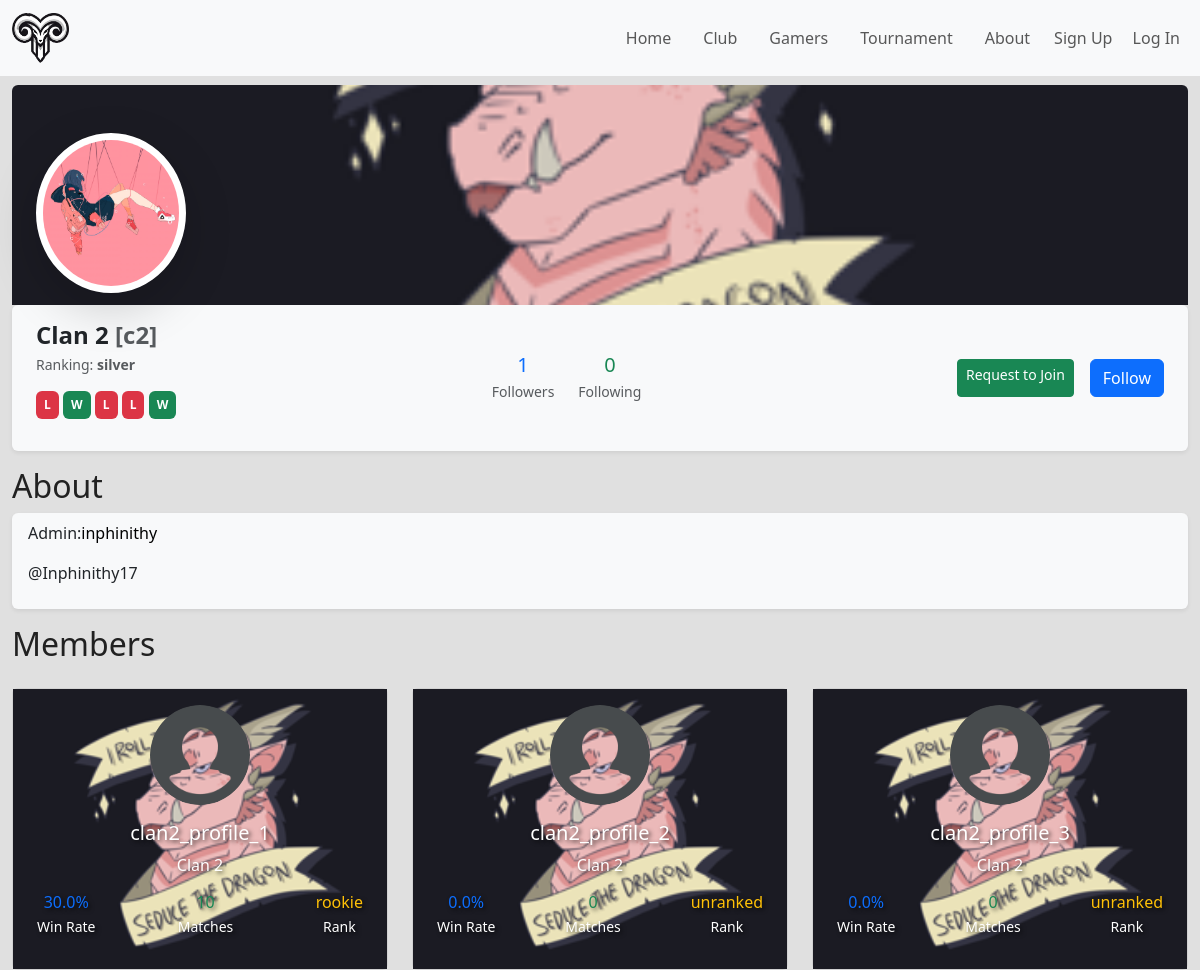
/clubs/clan_view/13/ (upper part), run on an earlier commit of the app's database.
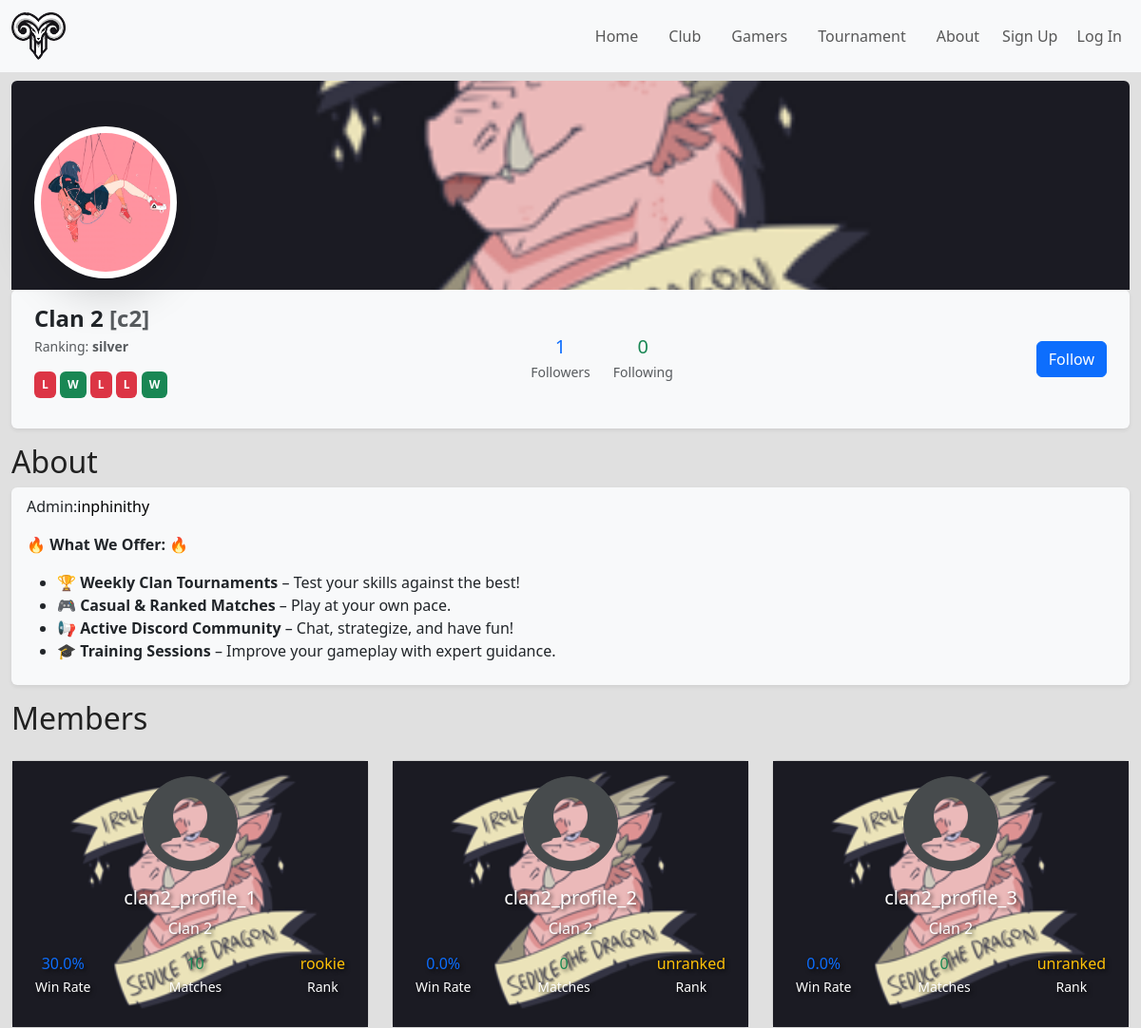
And on a later commit of the database.
### clubs/models.py (models this page shows, shortened)
class Clans(models.Model):
    clan_name = models.CharField(max_length=255)
    clan_tag = models.CharField(max_length=10)
    email = models.EmailField()
    password = models.CharField(max_length=128)
    clan_description = models.TextField()
    clan_logo = models.ImageField(default="areis-1.png",upload_to='clan_logos')
    clan_profile_pic = models.ImageField(default="areis-2.jpg",upload_to='clan_profile')
    clan_website = models.URLField(blank=True, null=True)
    date_joined = models.DateTimeField(auto_now_add=True)
    primary_game = models.CharField(max_length=255, blank=True, null=True) #which games they mainly play
    other_games = models.CharField(max_length=255, blank=True, null=True)
    country = models.CharField(max_length=50)
    social_links = models.JSONField(blank=True, null=True)
    is_recruiting = models.BooleanField(default=False)
    recruitment_requirements = models.TextField(blank=True, null=True)
    created_by = models.ForeignKey(User, on_delete=models.CASCADE, null=True, blank=True)
    class Meta:
        verbose_name = "Clan"
        verbose_name_plural = "Clans"

class ClanStats(models.Model):
    clan = models.OneToOneField(Clans, on_delete=models.CASCADE,related_name='stat')
    total_matches = models.IntegerField(default=0, editable=False)
    win_rate = models.FloatField(default=0.0, editable=False)
    wins = models.IntegerField(default=0)
    losses = models.IntegerField(default=0)
    draws = models.IntegerField(default=0)
    RANK_CHOICES = [('bronze', 'Bronze'),('silver', 'Silver'),('gold', 'Gold'),('platinum', 'Platinum'),('diamond', 'Diamond'),('master', 'Master'),('grandmaster', 'Grandmaster'),('champion', 'Champion'),('invincible', 'Invincible'),]
    ranking = models.CharField(max_length=20,choices=RANK_CHOICES,blank=True,null=True,editable=False)
    player_scored = models.IntegerField(default=0)
    player_conceeded = models.IntegerField(default=0)
    gd = models.IntegerField(default=0)
    gf = models.IntegerField(default=0)
    ga = models.IntegerField(default=0)
    average_team_score = models.FloatField(default=0.0, editable=False)
    achievements = models.JSONField(blank=True, null=True)
    elo_rating = models.FloatField(default=1200, editable=False)
    match_data = models.JSONField(blank=True, null=True, default=dict)
    def get_json_file_path(self):
        directory = os.path.join(settings.MEDIA_ROOT, 'match_data')
        os.makedirs(directory, exist_ok=True)
        return os.path.join(directory, f'clan_match_data_{self.pk}.json')
    def load_match_data_from_file(self):
        file_path = self.get_json_file_path()
        if os.path.exists(file_path) and os.path.getsize(file_path) > 0:
            with open(file_path, 'r') as json_file:
                try:
                    return json.load(json_file)
                except json.JSONDecodeError:
                    return {}
        return {}

### users/models.py (models this page shows, shortened)
class Profile(models.Model):
    ROLE_CHOICES = [('admin', 'Admin'),('captain', 'Captain'),('member', 'Member'),]
    user = models.OneToOneField(User, on_delete=models.CASCADE)
    clan = models.ForeignKey(Clans, null=True, blank=True, on_delete=models.SET_NULL, related_name="members")
    social_links = models.JSONField(blank=True, null=True)
    profile_picture = models.ImageField(default="default.jpg",upload_to='profile_pics')
    role = models.CharField(max_length=100,choices=ROLE_CHOICES, blank=True, null=True)
    is_organizer =  models.BooleanField(default=False)

class PlayerStats(models.Model):
    user_profile = models.OneToOneField(Profile, on_delete=models.CASCADE, related_name='stats')
    achievements = models.JSONField(blank=True, null=True)
    RANK_CHOICES = [('rookie', 'Rookie'),('prodigy', 'Prodigy'),('veteran', 'Veteran'),('legend', 'Legend'),('superstar', 'Superstar'),('elite', 'Elite'),('mvp', 'MVP'),('world_class', 'World-Class'),]
    rank = models.CharField(max_length=20,choices=RANK_CHOICES,default="Unranked",null=True,editable=False)
    games_played = models.IntegerField(default=0)
    win_rate = models.FloatField(default=0.0)
    total_wins = models.IntegerField(default=0)
    total_losses = models.IntegerField(default=0)
    total_draws = models.IntegerField(default=0)
    gd = models.IntegerField(default=0)
    gf = models.IntegerField(default=0)
    ga = models.IntegerField(default=0)
    elo_rating = models.FloatField(default=1200, editable=False)
    season = models.CharField(max_length=20, default="2025")
    match_data = models.JSONField(blank=True, null=True, default=dict)

### clubs/views.py (the view)
# urls.py: path('clan_view/<int:clan_id>/', views.club_view, name='clan_details'),
def club_view(request, clan_id):
    clan = get_object_or_404(Clans, id=clan_id)  # Fetch the clan or return a 404 error if not found
    clan_stats = get_object_or_404(ClanStats, id=clan_id)  # Fetch the clan's stats
    match_data = clan_stats.load_match_data_from_file()
    clan.clan_description = mark_safe(markdown.markdown(clan.clan_description))  # Load match data from the JSON file
    followed_type = ContentType.objects.get_for_model(Clans)
    followed_type = ContentType.objects.get_for_model(Clans)
    follow_data = Follow.objects.filter(followed_type=followed_type, followed_id=clan_id).aggregate(followers=Count('id'),
following=Count('id', filter=Q(follower_id=clan_id))
    )
    followers = follow_data['followers']
    following = follow_data['following']
    is_following =  Follow.objects.filter(followed_type=followed_type, followed_id=clan_id, follower_id=request.user.id).exists()
    match_results = []
    if match_data:
        last_5_matches = match_data["matches"][-5:]  # Get last 5 matches
        match_results = ["W" if match["result"] == "win" else "L" if match["result"] == "loss" else "D" for match in last_5_matches]
        match_data["matches"] = last_5_matches  # Avoid slicing again later
    query = request.GET.get('q', '')
    if query:
        query_lower = query.lower()
        match_data["matches"] = [
            match for match in match_data['matches']
            if any(query_lower in str(match[field]).lower() for field in ['date', 'tour_name', 'opponent', 'result', 'score'])
        ]
    members =User.objects.filter(profile__clan=clan)
    context = {
        'clan': clan,
        'stats': clan_stats,
        'players': members,
        "match_results": match_results,
        "match_data": match_data,
        'query':query,
        'followers':followers,
        'following':following,
        'is_following': is_following# Check if the user is following the clan
    }
    return render(request, 'clubs/club_veiw.html', context)

### clubs/templates/clubs/club_veiw.html (shortened to what this page needs)
{% extends "base.html" %}
{% block content %}
<section id="section-md"class="d-none d-md-block">
  <div class="rounded-top text-white d-flex flex-column text-center text-md-start position-relative"
       style="background-image: url('{{ clan.clan_profile_pic.url }}');
              background-size: cover;
              background-position: center;
              height: 220px;">
     <div class="mt-5 mx-auto mx-md-4 position-relative" style="width: 150px;">
       <img src="{{ clan.clan_logo.url }}"
            alt="{{ clan.clan_name }}"
            class="img-fluid img-thumbnail border-3 border-white shadow-lg rounded-circle"
            style="width: 150px; height: 160px; object-fit: cover;"
            loading="lazy">
     </div>
  </div>
  <div class="d-flex justify-content-between align-items-center py-3 px-4 bg-light rounded shadow-sm">
     <div>
       <h4 class="mb-1 text-dark fw-bold">
         {{ clan.clan_name }} <span class="text-muted">[{{ clan.clan_tag }}]</span>
       </h4>
       <p class="small text-muted">Ranking: <strong>{{ stats.ranking }}</strong></p>
       {% if match_results %}
       <p>
         {% for result in match_results %}
             <span class="badge {% if result == 'W' %}bg-success{% elif result == 'L' %}bg-danger{% else %}bg-warning{% endif %} p-2">
                 {{ result }}
             </span>
         {% endfor %}
       </p>
       {% endif %}
     </div>
     <div class="d-flex gap-4">
       <div class="text-center">
         <p class="mb-1 h5 text-primary">{{ followers }}</p>
         <p class="small text-muted mb-0">Followers</p>
       </div>
       <div class="text-center">
         <p class="mb-1 h5 text-success">{{ following }}</p>
         <p class="small text-muted mb-0">Following</p>
       </div>
     </div>
     <div class="d-flex gap-3" >
       {% if not request.user.profile.clan and clan.is_recruiting %}
       <a href="#" onclick="event.preventDefault(); joinClub('section-md');" class="btn btn-success btn-sm">
         Request to Join
       </a>
       {% endif %}
        <button  class="follow-btn btn btn-primary"
            onclick="toggleFollow({{ clan.id }}, 'clan','section-md')">
            {% if is_following %} Unfollow {% else %} Follow {% endif %}
        </button>
     </div>
  </div>
</section>
<h2 class="mt-3">About</h2>
<section class=" py-2 px-3 text-body bg-light rounded shadow-sm" style="width: 100%;">
  <p>Admin:<a href="{% url 'player_details' clan.created_by.id %}">{{clan.created_by}}</a> </p>
  <p>{{ clan.clan_description }}</p>
</section>
<section>
    <div class="row">
      <h2 class="mt-3">Members</h2>
        {% for player in players %}
        {% if player.profile.clan.clan_name == clan.clan_name %}
        <div class="col-md-4">
            <div class="card my-3">
                <div class="card-body text-center" style="background-image: url('{{ player.profile.clan.clan_profile_pic.url }}');background-size: cover; background-position: center;text-shadow: 2px 2px 4px rgba(0, 0, 0, 0.7);color:white">
                    {% if player.profile.profile_picture %}
                    <img src="{{ player.profile.profile_picture.url }}" alt="{{ player.username }}'s avatar" class="img-fluid rounded-circle mb-3" style="width: 100px; height: 100px;" loading="lazy">
                    {% endif %}
                    <h5 class="card-title">{{ player.username }}</h5>
                    <p>{{ player.profile.clan.clan_name }} </p>
                    <p class="card-text">
                        <div class="d-flex justify-content-between text-center ">
                            <div class="mx-2">
                              <p class="mb-1 h6 text-primary">{{ player.profile.stats.win_rate }}%</p>
                              <p class="small  mb-0">Win Rate</p>
                            </div>
                            <div class="mx-2">
                              <p class="mb-1 h6 text-success">{{ player.profile.stats.games_played }}</p>
                              <p class="small  mb-0">Matches</p>
                            </div>
                            <div class="mx-2">
                              <p class="mb-1 h6 text-warning">{{ player.profile.stats.rank }}</p>
                              <p class="small  mb-0">Rank</p>
                        </div>
                    </div>
                    </p>
                </div>
            </div>
        </div>
        {% endif %}
        {% endfor %}
    </div>
</section>
{% endblock %}

### templates/base.html (shortened to what this page needs)
{% load static %}
<!DOCTYPE html>
<html lang="en">
<head>
    <link href="https://cdn.jsdelivr.net/npm/bootstrap@5.3.3/dist/css/bootstrap.min.css" rel="stylesheet">
    <link rel="stylesheet" href="https://cdn.jsdelivr.net/npm/bootstrap-icons@1.11.3/font/bootstrap-icons.min.css">
<link href="https://cdn.jsdelivr.net/npm/select2@4.0.13/dist/css/select2.min.css" rel="stylesheet" />
    <link rel="stylesheet" href="{% static "css/style.css" %}">
</head>
<body style='color:#212121;background-color: #E0E0E0' >
    <header>
        <nav class="navbar navbar-expand-lg fixed-top bg-light navbar-light">
            <div class="container-fluid">
              <a class="navbar-brand" href="{%url "Home"%}"><img  src="{% static "images/areis-1.png" %}" alt="images/areis Logo" draggable="false" height="50"/></a>
              <div class="collapse navbar-collapse" id="navbarSupportedContent">
                <ul class="navbar-nav ms-auto align-items-center">
                  <li class="nav-item"><a class="nav-link mx-2" href="{% url "Home" %}">Home</a></li>
                  <li class="nav-item"><a class="nav-link mx-2" href="{% url "clubs-home" %}">Club</a></li>
                  <li class="nav-item"><a class="nav-link mx-2" href="{% url "gamers" %}">Gamers</a></li>
                  <li class="nav-item"><a class="nav-link mx-2" href="{% url "tournament-home" %}">Tournament</a></li>
                  <li class="nav-item"><a class="nav-link mx-2" href="{% url "About" %}">About</a></li>
                  <li class="nav-item dropdown">
                    {% if user.is_authenticated %}
                        <a class="nav-link dropdown-toggle" href="#" id="navbarDropdown" role="button" data-bs-toggle="dropdown" aria-expanded="false">
                            <img src="{{ user.profile.profile_picture.url }}" alt="Profile" class="rounded-circle" style="width: 30px; height: 30px;">
                        </a>
                        <ul class="dropdown-menu dropdown-menu-end" aria-labelledby="navbarDropdown">
                            <li><a class="dropdown-item" href="{% url "user-home" %}">Profile</a></li>
                            {% comment %} <li><a class="dropdown-item" href="#">Settings</a></li> {% endcomment %}
                            <li>
                                <a class="dropdown-item" href="{% url "edit_profile" %}" >Edit profile</a>
                            </li>
                            <li>
                                <a class="dropdown-item" href="{% url "clan_login" %}" id="clan_dashboard">Manage Club </a>
                            </li>
                            <li>
                                <a class="dropdown-item" href="{% url "logout" %}" id="logout-link">Log Out</a>
                            </li>
                        </ul>
                    </li>
                    <form method="post" action="{% url 'logout' %}" id="logout-form" style="display: none;">
                        {% csrf_token %}
                    </form>
                    <script>
                        document.getElementById("logout-link").addEventListener("click", function(event) {
                            event.preventDefault();
                            document.getElementById("logout-form").submit();
                        });
                    </script>
                {% else %}
                  <li class="nav-item">
                    <a class="nav-link d-inline" href="{% url 'register' %}">Sign Up</a>
                    <a class="nav-link d-inline" href="{% url 'login' %}">Log In</a>
                </li>
                  {% endif %}
              </div>
            </div>
          </nav>
    </header>
    <div style='margin-top:85px' class="container-fluid">
        {% block  content%}{% endblock content %}
    </div>
</body>
</html>

### static/css/style.css (style rules this page uses)
html, body { height: 100%; margin: 0; }

### static/css/card.css (style rules this page uses)
a { text-decoration:none; color:black }

### templates/base.html (style rules this page uses)
a { text-decoration:none }

What changed in the data, as far as the page shows it:
changed Clans "Clan 2": clan_description "@Inphinithy17" → "🔥 What We Offer: 🔥 🏆 Weekly Clan Tournaments – Test your skills against the best! 🎮 Casual & Ranked Matches – Play at your own pace. 📢 Active Discord Community – Chat, strategize, and have fun! 🎓 Training Sessions – Improve your gameplay with expert guidance."; is_recruiting True → False (drawn)
Also different on the page:
text no longer shown: "Request to Join"
